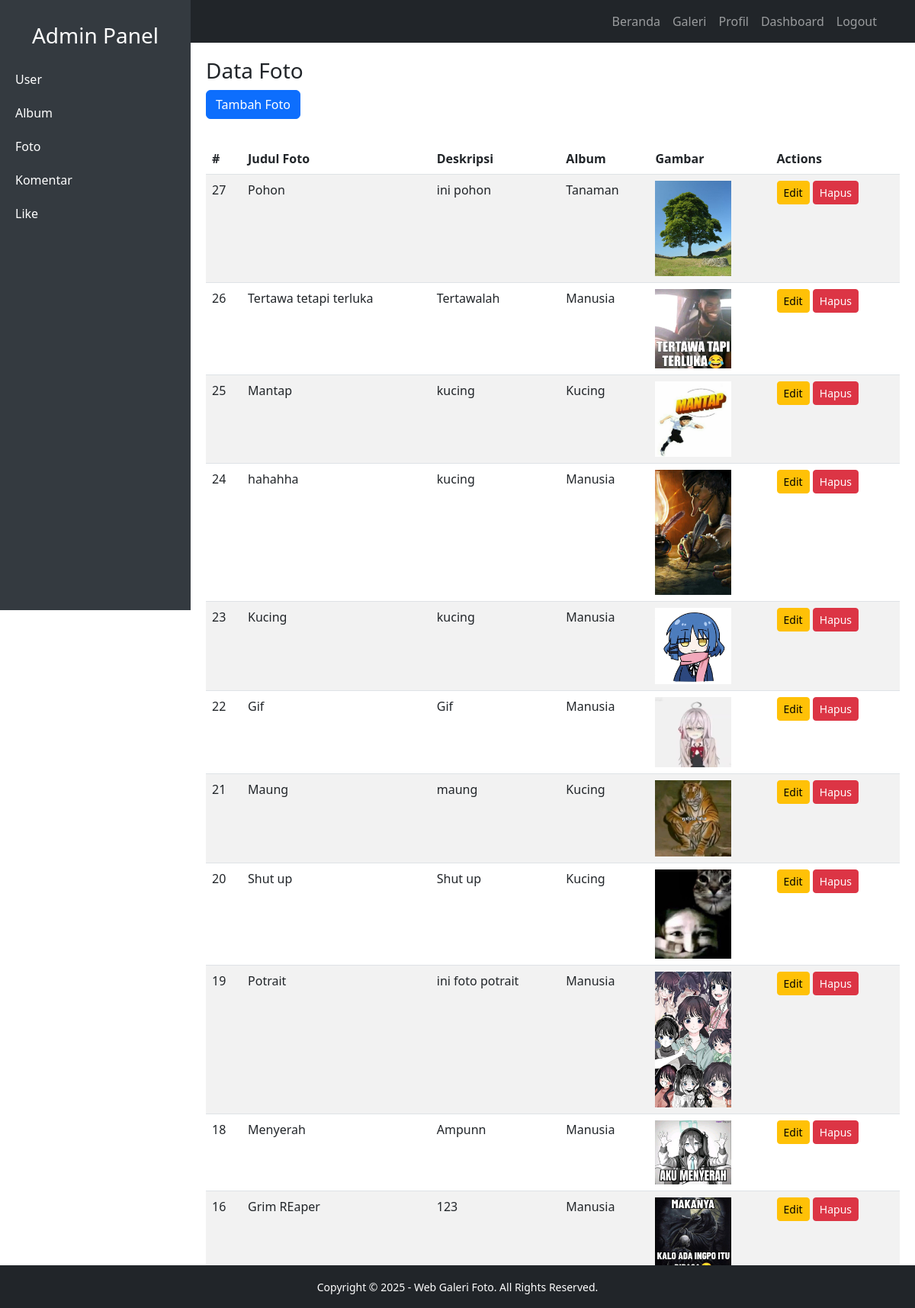
/dashboard.php?tab=foto (signed in), run on the app's committed database.
### tables this page shows
CREATE TABLE `foto` (
  `FotoID` int(11) NOT NULL,
  `JudulFoto` varchar(255) NOT NULL,
  `Deskripsi` text NOT NULL,
  `TanggalUnggah` date NOT NULL,
  `Gambar` varchar(255) NOT NULL,
  `Album_ID` int(11) NOT NULL,
  `UserID` int(11) NOT NULL
);

CREATE TABLE `album` (
  `AlbumID` int(11) NOT NULL,
  `NamaAlbum` varchar(255) NOT NULL,
  `Deskripsi` text NOT NULL,
  `TanggalDibuat` date NOT NULL,
  `UserID` int(11) NOT NULL
);

### tabel/tabel-foto.php (the view, shortened to what this page needs)
<?php
include 'db.php';
?>
<h3>Data Foto</h3>
<button class="btn btn-primary mb-3" data-bs-toggle="modal" data-bs-target="#addFotoModal">Tambah Foto</button>
<table class="table table-striped mt-3">
    <thead>
        <tr>
            <th>#</th>
            <th>Judul Foto</th>
            <th>Deskripsi</th>
            <th>Album</th>
            <th>Gambar</th>
            <th>Actions</th>
        </tr>
    </thead>
    <tbody>
        <?php
        $query = mysqli_query($conn, "SELECT Foto.*, Album.NamaAlbum FROM Foto JOIN Album ON Foto.Album_ID = Album.AlbumID ORDER BY FotoID DESC");
        while ($row = mysqli_fetch_assoc($query)) {
            ?>
            <tr>
                <td><?= $row['FotoID'] ?></td>
                <td><?= $row['JudulFoto'] ?></td>
                <td><?= $row['Deskripsi'] ?></td>
                <td><?= $row['NamaAlbum'] ?></td>
                <td><img src="foto/<?= $row['Gambar'] ?>" width="100"></td>
                <td>
                    <a href="foto.php?action=edit&id=<?= $row['FotoID'] ?>" class="btn btn-warning btn-sm" data-bs-toggle="modal" data-bs-target="#editFotoModal-<?= $row['FotoID'] ?>">Edit</a>
                    <a href="foto.php?action=hapus&id=<?= $row['FotoID'] ?>" class="btn btn-danger btn-sm" onclick="return confirm('Yakin ingin menghapus?')">Hapus</a>
                </td>
            </tr>
        <?php } ?>
    </tbody>
</table>

### dashboard.php (style rules this page uses)
body { overflow-x: hidden; }

### data on the page
foto: FotoID "27", JudulFoto "Pohon", Deskripsi "ini pohon", Album_ID.NamaAlbum "Tanaman", Gambar (picture)
foto: FotoID "26", JudulFoto "Tertawa tetapi terluka", Deskripsi "Tertawalah", Album_ID.NamaAlbum "Manusia", Gambar (picture)
foto: FotoID "25", JudulFoto "Mantap", Deskripsi "kucing", Album_ID.NamaAlbum "Kucing", Gambar (picture)
foto: FotoID "24", JudulFoto "hahahha", Deskripsi "kucing", Album_ID.NamaAlbum "Manusia", Gambar (picture)
foto: FotoID "23", JudulFoto "Kucing", Deskripsi "kucing", Album_ID.NamaAlbum "Manusia", Gambar (picture)
foto: FotoID "22", JudulFoto "Gif", Deskripsi "Gif", Album_ID.NamaAlbum "Manusia", Gambar (picture)
foto: FotoID "21", JudulFoto "Maung", Deskripsi "maung", Album_ID.NamaAlbum "Kucing", Gambar (picture)
foto: FotoID "20", JudulFoto "Shut up", Deskripsi "Shut up", Album_ID.NamaAlbum "Kucing", Gambar (picture)
foto: FotoID "19", JudulFoto "Potrait", Deskripsi "ini foto potrait", Album_ID.NamaAlbum "Manusia", Gambar (picture)
foto: FotoID "18", JudulFoto "Menyerah", Deskripsi "Ampunn", Album_ID.NamaAlbum "Manusia", Gambar (picture)
foto: FotoID "16", JudulFoto "Grim REaper", Deskripsi "123", Album_ID.NamaAlbum "Manusia", Gambar (picture)
